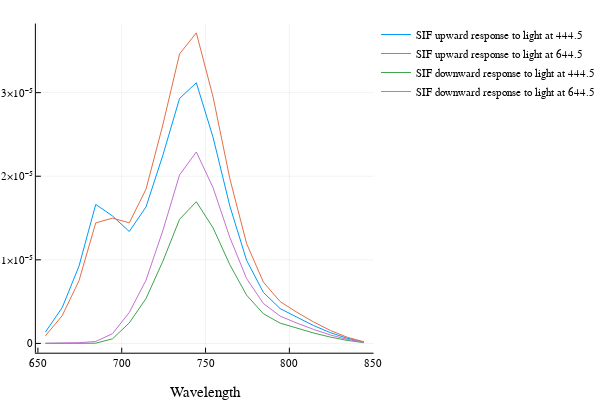

The cell this chart's notebook holds for it:
### Code cell
in = 5
plot(lam[Iwlf], Mb[:,in], xlabel="Wavelength", label="SIF upward response to light at "*string(lam[Iwle[in]]))
in = 25
plot!(lam[Iwlf], Mb[:,in], xlabel="Wavelength", label="SIF upward response to light at "*string(lam[Iwle[in]]))

in = 5
plot!(lam[Iwlf], Mf[:,in], xlabel="Wavelength", label="SIF downward response to light at "*string(lam[Iwle[in]]))
in = 25
plot!(lam[Iwlf], Mf[:,in], xlabel="Wavelength", label="SIF downward response to light at "*string(lam[Iwle[in]]))

### Figure 1 — Plotly figure (JSON) as saved in the notebook; plotly's stock layout.template omitted (floating-point values rounded to 4 significant figures)
{"data": [{"colorbar": {"title": ""}, "hoverinfo": "text", "legendgroup": "SIF upward response to light at 444.5", "line": {"color": "rgba(0, 154, 250, 1.000)", "dash": "solid", "shape": "linear", "width": 1}, "mode": "lines", "name": "SIF upward response to light at 444.5", "showlegend": true, "text": [null, null, null, null, null, null, null, null, null, null, null, null, null, null, null, null, null, null, null, null], "type": "scatter", "x": [654.5, 664.5, 674.5, 684.5, 694.5, 704.5, 714.5, 724.5, 734.5, 744.5, 754.5, 764.5, 774.5, 784.5, 794.5, 804.5, 814.5, 824.5, 834.5, 844.5], "xaxis": "x1", "y": [1.366e-06, 4.29e-06, 9.24e-06, 1.663e-05, 1.525e-05, 1.339e-05, 1.633e-05, 2.249e-05, 2.93e-05, 3.118e-05, 2.464e-05, 1.643e-05, 9.935e-06, 6.102e-06, 4.162e-06, 3.099e-06, 2.13e-06, 1.289e-06, 6.168e-07, 1.579e-07], "yaxis": "y1", "zmax": 0.1, "zmin": -0.1}, {"colorbar": {"title": ""}, "hoverinfo": "text", "legendgroup": "SIF upward response to light at 644.5", "line": {"color": "rgba(227, 111, 71, 1.000)", "dash": "solid", "shape": "linear", "width": 1}, "mode": "lines", "name": "SIF upward response to light at 644.5", "showlegend": true, "text": [null, null, null, null, null, null, null, null, null, null, null, null, null, null, null, null, null, null, null, null], "type": "scatter", "x": [654.5, 664.5, 674.5, 684.5, 694.5, 704.5, 714.5, 724.5, 734.5, 744.5, 754.5, 764.5, 774.5, 784.5, 794.5, 804.5, 814.5, 824.5, 834.5, 844.5], "xaxis": "x1", "y": [9.127e-07, 3.321e-06, 7.497e-06, 1.442e-05, 1.499e-05, 1.443e-05, 1.845e-05, 2.613e-05, 3.462e-05, 3.715e-05, 2.948e-05, 1.97e-05, 1.194e-05, 7.334e-06, 5.003e-06, 3.725e-06, 2.561e-06, 1.549e-06, 7.417e-07, 1.899e-07], "yaxis": "y1", "zmax": 0.1, "zmin": -0.1}, {"colorbar": {"title": ""}, "hoverinfo": "text", "legendgroup": "SIF downward response to light at 444.5", "line": {"color": "rgba(62, 164, 78, 1.000)", "dash": "solid", "shape": "linear", "width": 1}, "mode": "lines", "name": "SIF downward response to light at 444.5", "showlegend": true, "text": [null, null, null, null, null, null, null, null, null, null, null, null, null, null, null, null, null, null, null, null], "type": "scatter", "x": [654.5, 664.5, 674.5, 684.5, 694.5, 704.5, 714.5, 724.5, 734.5, 744.5, 754.5, 764.5, 774.5, 784.5, 794.5, 804.5, 814.5, 824.5, 834.5, 844.5], "xaxis": "x1", "y": [5.938e-09, 5.131e-09, 3.569e-09, 2.335e-08, 5.524e-07, 2.454e-06, 5.373e-06, 9.814e-06, 1.485e-05, 1.695e-05, 1.381e-05, 9.409e-06, 5.77e-06, 3.557e-06, 2.428e-06, 1.809e-06, 1.244e-06, 7.531e-07, 3.606e-07, 9.234e-08], "yaxis": "y1", "zmax": 0.1, "zmin": -0.1}, {"colorbar": {"title": ""}, "hoverinfo": "text", "legendgroup": "SIF downward response to light at 644.5", "line": {"color": "rgba(195, 113, 210, 1.000)", "dash": "solid", "shape": "linear", "width": 1}, "mode": "lines", "name": "SIF downward response to light at 644.5", "showlegend": true, "text": [null, null, null, null, null, null, null, null, null, null, null, null, null, null, null, null, null, null, null, null], "type": "scatter", "x": [654.5, 664.5, 674.5, 684.5, 694.5, 704.5, 714.5, 724.5, 734.5, 744.5, 754.5, 764.5, 774.5, 784.5, 794.5, 804.5, 814.5, 824.5, 834.5, 844.5], "xaxis": "x1", "y": [2.209e-08, 5.052e-08, 8.536e-08, 2.303e-07, 1.167e-06, 3.705e-06, 7.57e-06, 1.348e-05, 2.016e-05, 2.29e-05, 1.862e-05, 1.267e-05, 7.76e-06, 4.782e-06, 3.264e-06, 2.432e-06, 1.673e-06, 1.012e-06, 4.848e-07, 1.241e-07], "yaxis": "y1", "zmax": 0.1, "zmin": -0.1}], "layout": {"annotations": [], "height": 400, "legend": {"bgcolor": "rgba(255, 255, 255, 1.000)", "bordercolor": "rgba(0, 0, 0, 1.000)", "font": {"color": "rgba(0, 0, 0, 1.000)", "family": "sans-serif", "size": 11}, "tracegroupgap": 0, "x": 1, "y": 1}, "margin": {"b": 20, "l": 0, "r": 0, "t": 20}, "paper_bgcolor": "rgba(255, 255, 255, 1.000)", "plot_bgcolor": "rgba(255, 255, 255, 1.000)", "showlegend": true, "width": 600, "xaxis": {"anchor": "y1", "domain": [0.09545, 0.9934], "gridcolor": "rgba(0, 0, 0, 0.100)", "gridwidth": 0.5, "linecolor": "rgba(0, 0, 0, 1.000)", "mirror": false, "range": [648.8, 850.2], "showgrid": true, "showline": true, "showticklabels": true, "tickangle": 0, "tickcolor": "rgb(0, 0, 0)", "tickfont": {"color": "rgba(0, 0, 0, 1.000)", "family": "sans-serif", "size": 11}, "tickmode": "array", "ticks": "inside", "ticktext": ["650", "700", "750", "800", "850"], "tickvals": [650, 700, 750, 800, 850], "title": "Wavelength", "titlefont": {"color": "rgba(0, 0, 0, 1.000)", "family": "sans-serif", "size": 15}, "type": "-", "visible": true, "zeroline": false, "zerolinecolor": "rgba(0, 0, 0, 1.000)"}, "yaxis": {"anchor": "x1", "domain": [0.07581, 0.9902], "gridcolor": "rgba(0, 0, 0, 0.100)", "gridwidth": 0.5, "linecolor": "rgba(0, 0, 0, 1.000)", "mirror": false, "range": [-1.111e-06, 3.827e-05], "showgrid": true, "showline": true, "showticklabels": true, "tickangle": 0, "tickcolor": "rgb(0, 0, 0)", "tickfont": {"color": "rgba(0, 0, 0, 1.000)", "family": "sans-serif", "size": 11}, "tickmode": "array", "ticks": "inside", "ticktext": ["0", "1×10⁻⁵", "2×10⁻⁵", "3×10⁻⁵"], "tickvals": [0, 1e-05, 2e-05, 3e-05], "title": "", "titlefont": {"color": "rgba(0, 0, 0, 1.000)", "family": "sans-serif", "size": 15}, "type": "-", "visible": true, "zeroline": false, "zerolinecolor": "rgba(0, 0, 0, 1.000)"}}}
